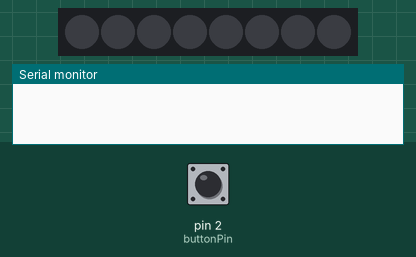
Recording of a sketch running on a simulated Arduino Uno, built with avr-gcc and run on an emulated ATmega328P. Parts: 8 RGB LEDs in strip order, left to right, the last lines printed to the serial monitor. Inputs (shaded band) come from the test bench; at power-on: pin 2 (buttonPin) HIGH. Dim RGB values are drawn brighter than linear.

Above: at 1.2 s.
1.3 s: pin 2 (buttonPin) pulled LOW for 0.15 s
At 2.6 s:
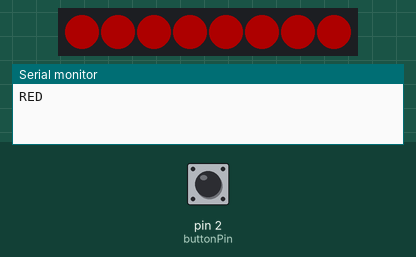
2.9 s: pin 2 (buttonPin) pulled LOW for 1 s
At 5.1 s:
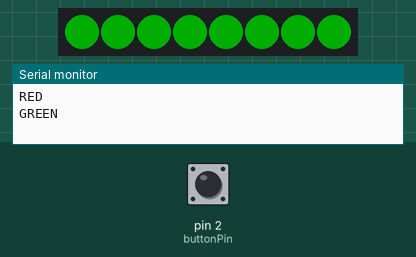
5.4 s: pin 2 (buttonPin) pulled LOW for 0.15 s
At 6.0 s:
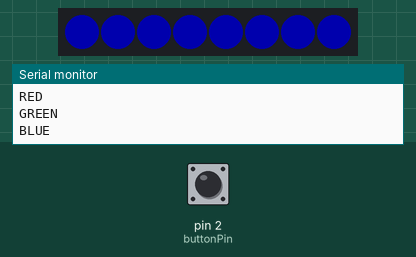
7.0 s: pin 2 (buttonPin) pulled LOW for 3.2 s
At 11.3 s:
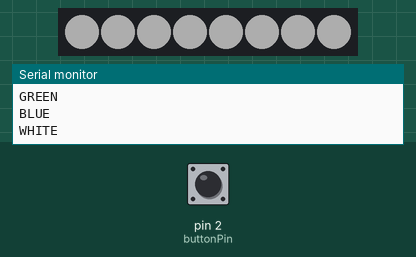
11.7 s: pin 2 (buttonPin) pulled LOW for 0.15 s
At 16.3 s:
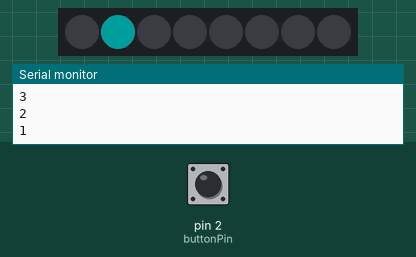
Timing chart, 0 to 16.6 s (numbered marks = the images above; inputs shaded):
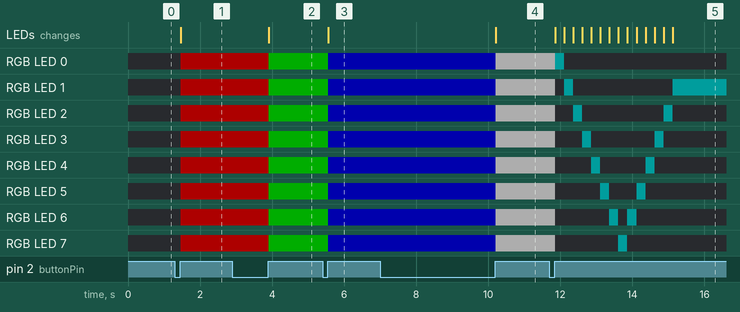

Measured:
- after the input at 1.3 s, RGB LED 0–7: off → RGB(50, 0, 0) after 0.16 s; the LEDs: change after 0.16 s (image 1)
- after the input at 2.9 s, RGB LED 0–7: RGB(50, 0, 0) → RGB(0, 50, 0) after 1.0 s; the LEDs: change after 1.0 s (image 2)
- after the input at 5.4 s, RGB LED 0–7: RGB(0, 50, 0) → RGB(0, 0, 50) after 0.16 s; the LEDs: change after 0.16 s (image 3)
- after the input at 7.0 s, RGB LED 0–7: RGB(0, 0, 50) → RGB(50, 50, 50) after 3.2 s; the LEDs: change after 3.2 s (image 4)
- after the input at 11.7 s, RGB LED 0: RGB(50, 50, 50) → RGB(0, 29, 29) after 0.16 s, → off 0.25 s later; RGB LED 1: RGB(50, 50, 50) → off after 0.16 s, → RGB(0, 29, 29) 0.25 s later, → off 0.25 s later, → RGB(0, 29, 29) 2.8 s later

The sketch:

simple_neopixel_by_dan.ino
```cpp
#include <Adafruit_NeoPixel.h>

#define PIN       6     // LED strip data pin is on this PIN
#define NUMPIXELS 8    // number of LED on strip
#define BRIGHTNESS 50 // 0 - 255 dim to bright

Adafruit_NeoPixel pixels(NUMPIXELS, PIN, NEO_GRB + NEO_KHZ800); // essential for lib

#define DELAYVAL 250

// debounce button setup
const int buttonPin = 2;
int ledState = LOW;
boolean buttonState = HIGH;
int pressed = 0;

void setup() {
  Serial.begin(9600);

  //configure pin 2 as an input and enable the internal pull-up resistor
  pinMode(buttonPin, INPUT_PULLUP);

  pixels.setBrightness(BRIGHTNESS);
  pixels.begin();
  pixels.clear();
}

void loop() {
  //  Serial.println(buttonState);
  //  Serial.println(pressed);

  if (debounceButton(buttonState) == HIGH && buttonState == LOW)
  {
    pressed++;
    buttonState = HIGH;

    if (pressed > 5) {
      pressed = 0;
    }
    startShow(pressed);
  }
  else if (debounceButton(buttonState) == LOW && buttonState == HIGH)
  {
    buttonState = LOW;
  }
}

boolean debounceButton(boolean state)
{
  boolean stateNow = digitalRead(buttonPin);
  if (state != stateNow)
  {
    delay(10);
    stateNow = digitalRead(buttonPin);
  }
  return stateNow;
}


void startShow(int i) {
  switch (i) {
    case 0: allOff();   // Black/off
      break;
    case 1: allRed();   // Red
      break;
    case 2: allGreen(); // Green
      break;
    case 3: allBlue();  // Blue
      break;
    case 4: allWhite(); // White
      break;
    case 5: kitRun();   // kit
      break;
  }
}

void allOff() {
  pixels.clear();
  pixels.show();
}

void allRed() {
  Serial.println("RED");
  pixels.clear();
  for (int i = 0; i < NUMPIXELS; i++) { // For each pixel...
    pixels.setPixelColor(i, pixels.Color(255, 0, 0));
  }
  pixels.show();
  //  delay(1000);
}

void allGreen() {
  Serial.println("GREEN");
  pixels.clear();
  for (int i = 0; i < NUMPIXELS; i++) { // For each pixel...
    pixels.setPixelColor(i, pixels.Color(0, 255, 0));
  }
  pixels.show();
  //  delay(1000);
}

void allBlue() {
  Serial.println("BLUE");
  pixels.clear();
  for (int i = 0; i < NUMPIXELS; i++) { // For each pixel...
    pixels.setPixelColor(i, pixels.Color(0, 0, 255));
  }
  pixels.show();
  //  delay(1000);
}

void allWhite() {
  Serial.println("WHITE");
  pixels.clear();
  for (int i = 0; i < NUMPIXELS; i++) {
    pixels.setPixelColor(i, pixels.Color(255, 255, 255));
  }
  pixels.show();
}

//knightRider style
void kitRun() {
  pixels.clear();
  for (int i = 0; i < NUMPIXELS; i++) {
    Serial.println(i);
    pixels.setPixelColor(i, pixels.Color(0, 150, 150));
    if (i != 0) {
      pixels.setPixelColor(i - 1, pixels.Color(0, 0, 0));
    }
    pixels.show();
    delay(DELAYVAL);
    if (i == NUMPIXELS - 1) {
      Serial.println("SWITCH");
      pixels.clear();
      for (int j = NUMPIXELS - 2; j > 0; j--) {
        Serial.println(j);
        pixels.setPixelColor(j, pixels.Color(0, 150, 150));
        if (j != NUMPIXELS) {
          pixels.setPixelColor(j + 1, pixels.Color(0, 0, 0));
        }
        pixels.show();
        delay(DELAYVAL);
      }
    }
  }
}
```
